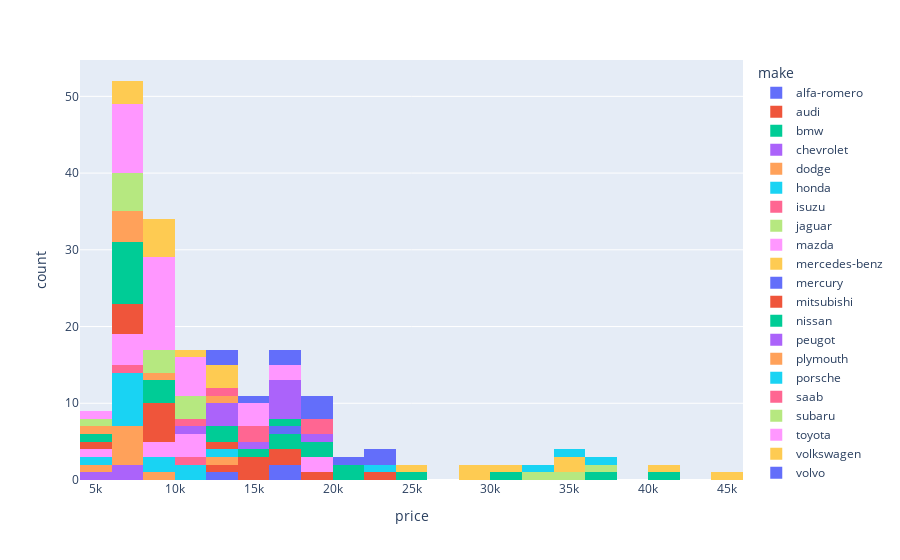

The code cell stored with this chart in its notebook:
### Code cell
fig = px.histogram(df, x="price", nbins=30, color='make')
fig.show()

### Figure 1 — Plotly figure (JSON) as saved in the notebook; plotly's stock layout.template omitted (floating-point values rounded to 4 significant figures)
{"data": [{"alignmentgroup": "True", "bingroup": "x", "hovertemplate": "make=alfa-romero<br>price=%{x}<br>count=%{y}<extra></extra>", "legendgroup": "alfa-romero", "marker": {"color": "#636efa", "pattern": {"shape": ""}}, "name": "alfa-romero", "nbinsx": 30, "offsetgroup": "alfa-romero", "orientation": "v", "showlegend": true, "type": "histogram", "x": [13495, 16500, 16500], "xaxis": "x", "yaxis": "y"}, {"alignmentgroup": "True", "bingroup": "x", "hovertemplate": "make=audi<br>price=%{x}<br>count=%{y}<extra></extra>", "legendgroup": "audi", "marker": {"color": "#EF553B", "pattern": {"shape": ""}}, "name": "audi", "nbinsx": 30, "offsetgroup": "audi", "orientation": "v", "showlegend": true, "type": "histogram", "x": [13950, 17450, 15250, 17710, 18920, 23875], "xaxis": "x", "yaxis": "y"}, {"alignmentgroup": "True", "bingroup": "x", "hovertemplate": "make=bmw<br>price=%{x}<br>count=%{y}<extra></extra>", "legendgroup": "bmw", "marker": {"color": "#00cc96", "pattern": {"shape": ""}}, "name": "bmw", "nbinsx": 30, "offsetgroup": "bmw", "orientation": "v", "showlegend": true, "type": "histogram", "x": [16430, 16925, 20970, 21105, 24565, 30760, 41315, 36880], "xaxis": "x", "yaxis": "y"}, {"alignmentgroup": "True", "bingroup": "x", "hovertemplate": "make=chevrolet<br>price=%{x}<br>count=%{y}<extra></extra>", "legendgroup": "chevrolet", "marker": {"color": "#ab63fa", "pattern": {"shape": ""}}, "name": "chevrolet", "nbinsx": 30, "offsetgroup": "chevrolet", "orientation": "v", "showlegend": true, "type": "histogram", "x": [5151, 6295, 6575], "xaxis": "x", "yaxis": "y"}, {"alignmentgroup": "True", "bingroup": "x", "hovertemplate": "make=dodge<br>price=%{x}<br>count=%{y}<extra></extra>", "legendgroup": "dodge", "marker": {"color": "#FFA15A", "pattern": {"shape": ""}}, "name": "dodge", "nbinsx": 30, "offsetgroup": "dodge", "orientation": "v", "showlegend": true, "type": "histogram", "x": [5572, 6377, 7957, 6229, 6692, 7609, 8921, 12964], "xaxis": "x", "yaxis": "y"}, {"alignmentgroup": "True", "bingroup": "x", "hovertemplate": "make=honda<br>price=%{x}<br>count=%{y}<extra></extra>", "legendgroup": "honda", "marker": {"color": "#19d3f3", "pattern": {"shape": ""}}, "name": "honda", "nbinsx": 30, "offsetgroup": "honda", "orientation": "v", "showlegend": true, "type": "histogram", "x": [6479, 6855, 5399, 6529, 7129, 7295, 7295, 7895, 9095, 8845, 10295, 12945, 10345], "xaxis": "x", "yaxis": "y"}, {"alignmentgroup": "True", "bingroup": "x", "hovertemplate": "make=isuzu<br>price=%{x}<br>count=%{y}<extra></extra>", "legendgroup": "isuzu", "marker": {"color": "#FF6692", "pattern": {"shape": ""}}, "name": "isuzu", "nbinsx": 30, "offsetgroup": "isuzu", "orientation": "v", "showlegend": true, "type": "histogram", "x": [6785, 11048], "xaxis": "x", "yaxis": "y"}, {"alignmentgroup": "True", "bingroup": "x", "hovertemplate": "make=jaguar<br>price=%{x}<br>count=%{y}<extra></extra>", "legendgroup": "jaguar", "marker": {"color": "#B6E880", "pattern": {"shape": ""}}, "name": "jaguar", "nbinsx": 30, "offsetgroup": "jaguar", "orientation": "v", "showlegend": true, "type": "histogram", "x": [32250, 35550, 36000], "xaxis": "x", "yaxis": "y"}, {"alignmentgroup": "True", "bingroup": "x", "hovertemplate": "make=mazda<br>price=%{x}<br>count=%{y}<extra></extra>", "legendgroup": "mazda", "marker": {"color": "#FF97FF", "pattern": {"shape": ""}}, "name": "mazda", "nbinsx": 30, "offsetgroup": "mazda", "orientation": "v", "showlegend": true, "type": "histogram", "x": [5195, 6095, 6795, 6695, 7395, 8845, 8495, 10595, 10245, 11245, 18280, 18344], "xaxis": "x", "yaxis": "y"}, {"alignmentgroup": "True", "bingroup": "x", "hovertemplate": "make=mercedes-benz<br>price=%{x}<br>count=%{y}<extra></extra>", "legendgroup": "mercedes-benz", "marker": {"color": "#FECB52", "pattern": {"shape": ""}}, "name": "mercedes-benz", "nbinsx": 30, "offsetgroup": "mercedes-benz", "orientation": "v", "showlegend": true, "type": "histogram", "x": [25552, 28248, 28176, 31600, 34184, 35056, 40960, 45400], "xaxis": "x", "yaxis": "y"}, {"alignmentgroup": "True", "bingroup": "x", "hovertemplate": "make=mercury<br>price=%{x}<br>count=%{y}<extra></extra>", "legendgroup": "mercury", "marker": {"color": "#636efa", "pattern": {"shape": ""}}, "name": "mercury", "nbinsx": 30, "offsetgroup": "mercury", "orientation": "v", "showlegend": true, "type": "histogram", "x": [16503], "xaxis": "x", "yaxis": "y"}, {"alignmentgroup": "True", "bingroup": "x", "hovertemplate": "make=mitsubishi<br>price=%{x}<br>count=%{y}<extra></extra>", "legendgroup": "mitsubishi", "marker": {"color": "#EF553B", "pattern": {"shape": ""}}, "name": "mitsubishi", "nbinsx": 30, "offsetgroup": "mitsubishi", "orientation": "v", "showlegend": true, "type": "histogram", "x": [5389, 6189, 6669, 7689, 9959, 8499, 12629, 14869, 14489, 6989, 8189, 9279, 9279], "xaxis": "x", "yaxis": "y"}, {"alignmentgroup": "True", "bingroup": "x", "hovertemplate": "make=nissan<br>price=%{x}<br>count=%{y}<extra></extra>", "legendgroup": "nissan", "marker": {"color": "#00cc96", "pattern": {"shape": ""}}, "name": "nissan", "nbinsx": 30, "offsetgroup": "nissan", "orientation": "v", "showlegend": true, "type": "histogram", "x": [5499, 7099, 6649, 6849, 7349, 7299, 7799, 7499, 7999, 8249, 8949, 9549, 13499, 14399, 13499, 17199, 19699, 18399], "xaxis": "x", "yaxis": "y"}, {"alignmentgroup": "True", "bingroup": "x", "hovertemplate": "make=peugot<br>price=%{x}<br>count=%{y}<extra></extra>", "legendgroup": "peugot", "marker": {"color": "#ab63fa", "pattern": {"shape": ""}}, "name": "peugot", "nbinsx": 30, "offsetgroup": "peugot", "orientation": "v", "showlegend": true, "type": "histogram", "x": [11900, 13200, 12440, 13860, 15580, 16900, 16695, 17075, 16630, 17950, 18150], "xaxis": "x", "yaxis": "y"}, {"alignmentgroup": "True", "bingroup": "x", "hovertemplate": "make=plymouth<br>price=%{x}<br>count=%{y}<extra></extra>", "legendgroup": "plymouth", "marker": {"color": "#FFA15A", "pattern": {"shape": ""}}, "name": "plymouth", "nbinsx": 30, "offsetgroup": "plymouth", "orientation": "v", "showlegend": true, "type": "histogram", "x": [5572, 7957, 6229, 6692, 7609, 8921, 12764], "xaxis": "x", "yaxis": "y"}, {"alignmentgroup": "True", "bingroup": "x", "hovertemplate": "make=porsche<br>price=%{x}<br>count=%{y}<extra></extra>", "legendgroup": "porsche", "marker": {"color": "#19d3f3", "pattern": {"shape": ""}}, "name": "porsche", "nbinsx": 30, "offsetgroup": "porsche", "orientation": "v", "showlegend": true, "type": "histogram", "x": [22018, 32528, 34028, 37028], "xaxis": "x", "yaxis": "y"}, {"alignmentgroup": "True", "bingroup": "x", "hovertemplate": "make=saab<br>price=%{x}<br>count=%{y}<extra></extra>", "legendgroup": "saab", "marker": {"color": "#FF6692", "pattern": {"shape": ""}}, "name": "saab", "nbinsx": 30, "offsetgroup": "saab", "orientation": "v", "showlegend": true, "type": "histogram", "x": [11850, 12170, 15040, 15510, 18150, 18620], "xaxis": "x", "yaxis": "y"}, {"alignmentgroup": "True", "bingroup": "x", "hovertemplate": "make=subaru<br>price=%{x}<br>count=%{y}<extra></extra>", "legendgroup": "subaru", "marker": {"color": "#B6E880", "pattern": {"shape": ""}}, "name": "subaru", "nbinsx": 30, "offsetgroup": "subaru", "orientation": "v", "showlegend": true, "type": "histogram", "x": [5118, 7053, 7603, 7126, 7775, 9960, 9233, 11259, 7463, 10198, 8013, 11694], "xaxis": "x", "yaxis": "y"}, {"alignmentgroup": "True", "bingroup": "x", "hovertemplate": "make=toyota<br>price=%{x}<br>count=%{y}<extra></extra>", "legendgroup": "toyota", "marker": {"color": "#FF97FF", "pattern": {"shape": ""}}, "name": "toyota", "nbinsx": 30, "offsetgroup": "toyota", "orientation": "v", "showlegend": true, "type": "histogram", "x": [5348, 6338, 6488, 6918, 7898, 8778, 6938, 7198, 7898, 7788, 7738, 8358, 9258, 8058, 8238, 9298, 9538, 8449, 9639, 9989, 11199, 11549, 17669, 8948, 10698, 9988, 10898, 11248, 16558, 15998, 15690, 15750], "xaxis": "x", "yaxis": "y"}, {"alignmentgroup": "True", "bingroup": "x", "hovertemplate": "make=volkswagen<br>price=%{x}<br>count=%{y}<extra></extra>", "legendgroup": "volkswagen", "marker": {"color": "#FECB52", "pattern": {"shape": ""}}, "name": "volkswagen", "nbinsx": 30, "offsetgroup": "volkswagen", "orientation": "v", "showlegend": true, "type": "histogram", "x": [7775, 7975, 7995, 8195, 8495, 9495, 9995, 11595, 9980, 13295, 13845, 12290], "xaxis": "x", "yaxis": "y"}, {"alignmentgroup": "True", "bingroup": "x", "hovertemplate": "make=volvo<br>price=%{x}<br>count=%{y}<extra></extra>", "legendgroup": "volvo", "marker": {"color": "#636efa", "pattern": {"shape": ""}}, "name": "volvo", "nbinsx": 30, "offsetgroup": "volvo", "orientation": "v", "showlegend": true, "type": "histogram", "x": [12940, 13415, 15985, 16515, 18420, 18950, 16845, 19045, 21485, 22470, 22625], "xaxis": "x", "yaxis": "y"}], "layout": {"autosize": true, "barmode": "relative", "legend": {"title": {"text": "make"}, "tracegroupgap": 0}, "margin": {"t": 60}, "xaxis": {"anchor": "y", "autorange": true, "domain": [0, 1], "range": [4000.0, 46000.0], "title": {"text": "price"}, "type": "linear"}, "yaxis": {"anchor": "x", "autorange": true, "domain": [0, 1], "range": [0, 54.74], "title": {"text": "count"}}}}
